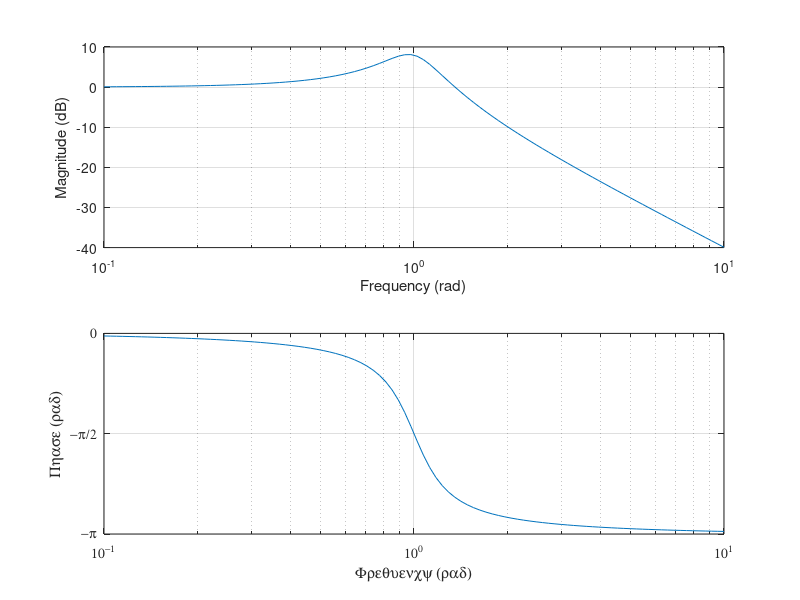

Here is the MATLAB script that generated this plot:
%% LINEAR AND LOG SCALE
w_n = 1;    % Natural frequency.
zeta = 0.2; % Damping ratio.
H = @(s) w_n^2./(s.^2 + 2*zeta*w_n*s + w_n^2);  % Transfer function.
w = logspace(-1, 1, 100); % Create a log-scale frequency vector.
figure;
subplot(2,1,1);  % Create a 2-by-1 subplot, set the current subplot to 1.
semilogx(w, 20*log10(abs(H(1j*w))) ); % Plot the amplitude response.
grid on; % Show grid.
xlabel('Frequency (rad)')
ylabel('Magnitude (dB)')
subplot(2,1,2); % Set the current subplot to 2.
semilogx(w, angle(H(1j*w))); % Plot the phase response.
grid on; % Show grid.
xlabel('Frequency (rad)')
ylabel('Phase (rad)')
set(gca,'YLim',[ -pi 0 ],...
        'YTick',-pi:pi/2:0,...
        'FontName','Symbol',...
        'YTickLabel',{'-p','-p/2','0'});